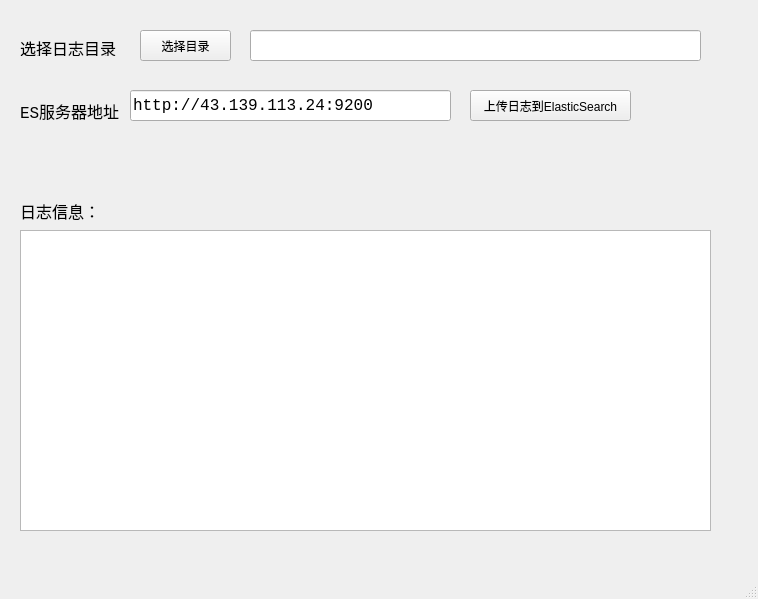
<?xml version="1.0" encoding="UTF-8"?>
<ui version="4.0">
 <class>MainWindow</class>
 <widget class="QMainWindow" name="MainWindow">
  <property name="geometry">
   <rect>
    <x>0</x>
    <y>0</y>
    <width>758</width>
    <height>599</height>
   </rect>
  </property>
  <property name="windowTitle">
   <string>MainWindow</string>
  </property>
  <widget class="QWidget" name="centralwidget">
   <widget class="QLabel" name="label">
    <property name="geometry">
     <rect>
      <x>20</x>
      <y>40</y>
      <width>101</width>
      <height>16</height>
     </rect>
    </property>
    <property name="font">
     <font>
      <family>Courier New</family>
      <pointsize>12</pointsize>
     </font>
    </property>
    <property name="text">
     <string>选择日志目录</string>
    </property>
   </widget>
   <widget class="QLineEdit" name="lineEdit">
    <property name="enabled">
     <bool>true</bool>
    </property>
    <property name="geometry">
     <rect>
      <x>250</x>
      <y>30</y>
      <width>451</width>
      <height>31</height>
     </rect>
    </property>
   </widget>
   <widget class="QPushButton" name="pushButton">
    <property name="geometry">
     <rect>
      <x>140</x>
      <y>30</y>
      <width>91</width>
      <height>31</height>
     </rect>
    </property>
    <property name="text">
     <string>选择目录</string>
    </property>
   </widget>
   <widget class="QPushButton" name="btnUploadEs">
    <property name="geometry">
     <rect>
      <x>470</x>
      <y>90</y>
      <width>161</width>
      <height>31</height>
     </rect>
    </property>
    <property name="text">
     <string>上传日志到ElasticSearch</string>
    </property>
   </widget>
   <widget class="QLabel" name="label_2">
    <property name="geometry">
     <rect>
      <x>20</x>
      <y>100</y>
      <width>111</width>
      <height>21</height>
     </rect>
    </property>
    <property name="font">
     <font>
      <family>Courier New</family>
      <pointsize>12</pointsize>
     </font>
    </property>
    <property name="text">
     <string>ES服务器地址</string>
    </property>
   </widget>
   <widget class="QLineEdit" name="txtServer">
    <property name="geometry">
     <rect>
      <x>130</x>
      <y>90</y>
      <width>321</width>
      <height>31</height>
     </rect>
    </property>
    <property name="font">
     <font>
      <family>Courier New</family>
      <pointsize>12</pointsize>
     </font>
    </property>
    <property name="text">
     <string>http://43.139.113.24:9200</string>
    </property>
   </widget>
   <widget class="QTextEdit" name="txtLog">
    <property name="geometry">
     <rect>
      <x>20</x>
      <y>230</y>
      <width>691</width>
      <height>301</height>
     </rect>
    </property>
   </widget>
   <widget class="QLabel" name="label_3">
    <property name="geometry">
     <rect>
      <x>20</x>
      <y>200</y>
      <width>111</width>
      <height>21</height>
     </rect>
    </property>
    <property name="font">
     <font>
      <family>Courier New</family>
      <pointsize>12</pointsize>
     </font>
    </property>
    <property name="text">
     <string>日志信息：</string>
    </property>
   </widget>
  </widget>
  <widget class="QMenuBar" name="menubar">
   <property name="geometry">
    <rect>
     <x>0</x>
     <y>0</y>
     <width>758</width>
     <height>26</height>
    </rect>
   </property>
  </widget>
  <widget class="QStatusBar" name="statusbar"/>
 </widget>
 <resources/>
 <connections/>
</ui>
